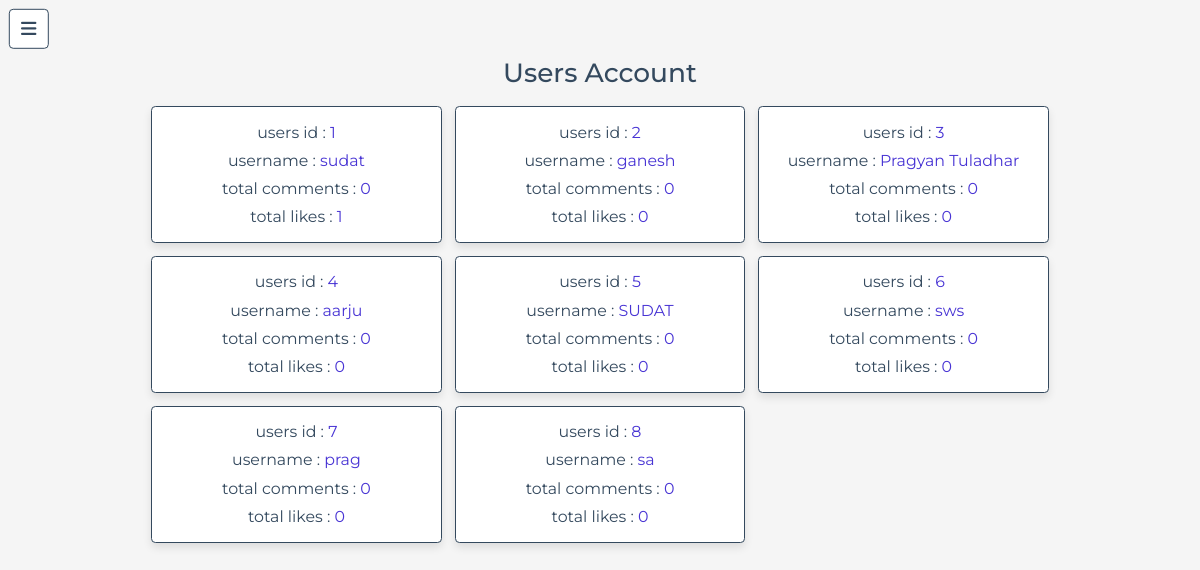
Page /admin/users_accounts.php (signed in) on the committed database.
### tables this page shows
CREATE TABLE `users` (
  `id` int(100) NOT NULL,
  `name` varchar(20) NOT NULL,
  `email` varchar(50) NOT NULL,
  `password` varchar(50) NOT NULL
);

### admin/users_accounts.php (the view, shortened to what this page needs)
<?php
include '../components/connect.php';
?>
<!DOCTYPE html>
<html lang="en">
<head>
   <link rel="stylesheet" href="https://cdnjs.cloudflare.com/ajax/libs/font-awesome/6.1.1/css/all.min.css">
   <link rel="stylesheet" href="https://maxcdn.bootstrapcdn.com/bootstrap/4.5.2/css/bootstrap.min.css">
   <link rel="stylesheet" href="../css/admin_style.css">
</head>
<body>
<?php include '../components/admin_header.php' ?>
<section class="accounts">
   <h1 class="heading">users account</h1>
   <div class="box-container">
   <?php
      $select_account = $conn->prepare("SELECT * FROM `users`");
      $select_account->execute();
      if($select_account->rowCount() > 0){
         while($fetch_accounts = $select_account->fetch(PDO::FETCH_ASSOC)){
            $user_id = $fetch_accounts['id'];
            $count_user_comments = $conn->prepare("SELECT * FROM `comments` WHERE user_id = ?");
            $count_user_comments->execute([$user_id]);
            $total_user_comments = $count_user_comments->rowCount();
            $count_user_likes = $conn->prepare("SELECT * FROM `likes` WHERE user_id = ?");
            $count_user_likes->execute([$user_id]);
            $total_user_likes = $count_user_likes->rowCount();
   ?>
   <div class="box">
      <p> users id : <span><?= $user_id; ?></span> </p>
      <p> username : <span><?= $fetch_accounts['name']; ?></span> </p>
      <p> total comments : <span><?= $total_user_comments; ?></span> </p>
      <p> total likes : <span><?= $total_user_likes; ?></span> </p>
   </div>
   <?php
      }
   }else{
      echo '<p class="empty">no accounts available</p>';
   }
   ?>
   </div>
</section>
</body>
</html>

### css/admin_style.css (style rules this page uses)
:root { --main-color:#4834d4; --red:#e74c3c; --orange:#f39c12; --black:#34495e; --white:#fff; --light-bg:#f5f5f5; --light-color:#999; --border:.2rem solid var(--black); --box-shadow:0 .5rem 1rem rgba(0,0,0,.1); }
* { font-family: 'Montserrat', sans-serif; margin:0; padding:0; box-sizing: border-box; text-decoration: none; outline: none; border:none; }
html { font-size: 62.5%; overflow-x: hidden; }
body { background-color: var(--light-bg); padding-left: 35rem; }
section { max-width: 1200px; margin:0 auto; padding:2rem; }
.heading { text-align: center; margin-bottom: 2rem; text-transform: capitalize; color:var(--black); font-size: 3rem; }
.accounts .box-container { display: grid; grid-template-columns: repeat(auto-fit, 33rem); gap:1.5rem; justify-content: center; align-items: flex-start; }
.accounts .box-container .box { background-color: var(--white); border-radius: .5rem; box-shadow: var(--box-shadow); border:var(--border); padding:1rem 2rem; text-align: center; }
.accounts .box-container .box p { margin: .5rem 0; font-size: 1.8rem; color:var(--black); line-height: 1.5; }
.accounts .box-container .box p span { color:var(--main-color); }
@media (max-width:1200px) { html { font-size: 55%; } }
@media (max-width:1200px) { body { padding-left: 0; } }

### rows in the picture
users: id "1", name "sudat", total_user_comments "0", total_user_likes "1"
users: id "2", name "ganesh", total_user_comments "0", total_user_likes "0"
users: id "3", name "Pragyan Tuladhar", total_user_comments "0", total_user_likes "0"
users: id "4", name "aarju", total_user_comments "0", total_user_likes "0"
users: id "5", name "SUDAT", total_user_comments "0", total_user_likes "0"
users: id "6", name "sws", total_user_comments "0", total_user_likes "0"
users: id "7", name "prag", total_user_comments "0", total_user_likes "0"
users: id "8", name "sa", total_user_comments "0", total_user_likes "0"
